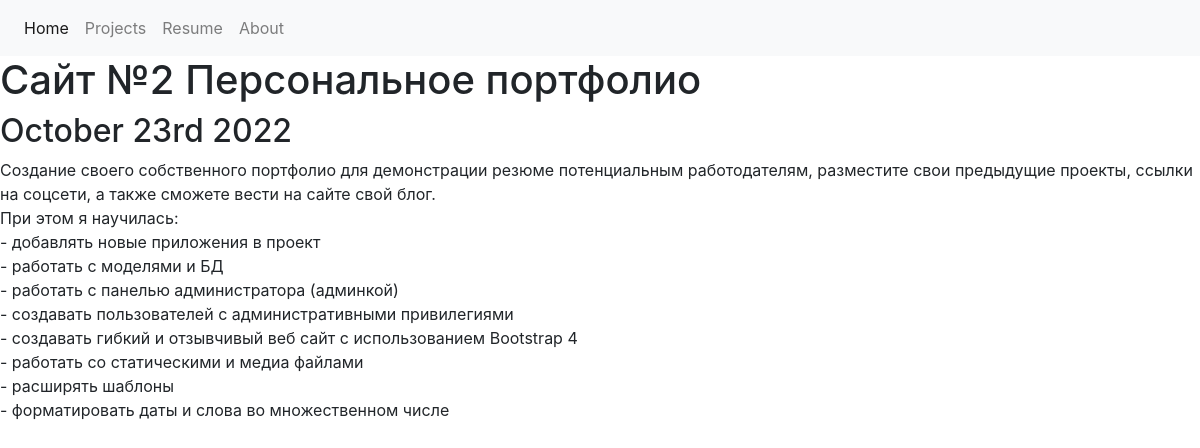
The app's page /blog/2/ with its own data.
### blog/models.py (models this page shows, shortened)
class Blog(models.Model):
    title = models.CharField(max_length=200)
    description = models.TextField()
    date = models.DateField()

### blog/views.py (the view)
# urls.py: path('<int:blog_id>/', views.detail, name='detail'),
def detail(request, blog_id):
    blog = get_object_or_404(Blog, pk=blog_id)
    return render(request, 'blog/detail.html', {'blog': blog})

### blog/templates/blog/detail.html
{% extends 'portfolio/base.html' %}
{% block content %}
<h1>{{ blog.title }}</h1>
<h2>{{ blog.date|date:'F jS Y'  }}</h2>
{{ blog.description|safe }}
{% endblock %}

### records on screen
Blog: title "Сайт №2 Персональное портфолио", date "October 23rd 2022", description "Создание своего собственного портфолио для демонстрации резюме потенциальным работодателям, разместите свои предыдущие проекты, ссылки на соцсети, а также сможете вести на сайте свой блог. При этом я научилась: - добавлять новые приложения в проект - работать с моделями и БД - работать с панелью администратора (админкой) - создавать пользователей с административными привилегиями - создавать гибкий и отзывчивый веб сайт с использованием Bootstrap 4 - работать со статическими и медиа файлами - расширять шаблоны - форматировать даты и слова во множественном числе"
